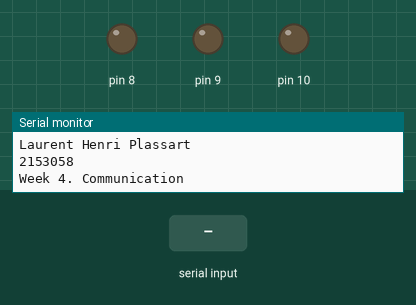
Recording of a sketch running on a simulated Arduino Uno, built with avr-gcc and run on an emulated ATmega328P. Parts: output pins drawn as LEDs (lit = HIGH), the last lines printed to the serial monitor. The inputs (shaded band) are chosen by the test bench. Pins used as bus, display or sensor lines are not drawn.

Above: at 1.2 s.
1.3 s: "90,45\n" received over Serial
At 1.4 s:
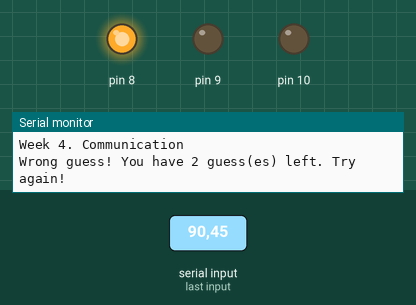
At 2.7 s:
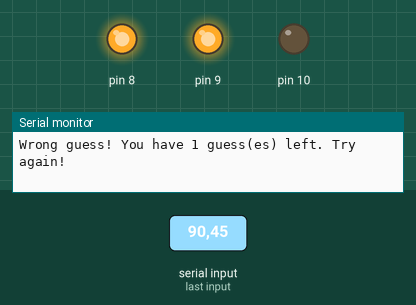
3.0 s: "30,150\n" received over Serial
At 5.7 s:
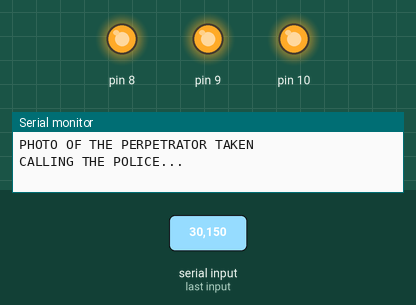
Timing chart, 0 to 7.2 s (numbered marks = the images above; inputs shaded):
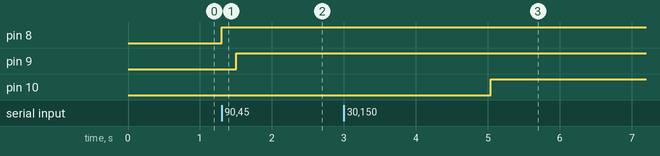

Measured:
- after the input at 1.3 s, pin 8: LOW → HIGH at once; pin 9: LOW → HIGH after 0.20 s
- after the input at 3.0 s, pin 10: LOW → HIGH after 2.0 s

The sketch:

Week4_Plassart.ino
```cpp
// Made by Laurent Henri Plassart, 2153058
// of ESE-1D-e for Microcontrollers 1
// as an Assignment for Week 4 S1,P1

// set secret number, amout of guess, and the tries
int secretNumber = 2153058;
int guessedNumber;
int guessAmount = 3;
int guessAmountLeft;
int tries;

void setup() {
  Serial.begin(9600);
  Serial.println("Laurent Henri Plassart");
  Serial.println("2153058");
  Serial.println("Week 4. Communication");

  pinMode(10, OUTPUT);
  pinMode(9, OUTPUT);
  pinMode(8, OUTPUT);
  pinMode(1, OUTPUT);

  // check if the user has guessed 3 times then set the amount of tries to 0
  guessAmountLeft = guessAmount;
  tries = 0;
}

void LED_lit_up(int tries) {
  if (tries == 0) {
    digitalWrite(8, LOW);
    digitalWrite(9, LOW);
    digitalWrite(10, LOW);    // user haven't guessed yet
  } else if (tries == 1) {
    digitalWrite(8, HIGH);
    digitalWrite(1, HIGH);
    delay(200);
    digitalWrite(1, LOW);
    digitalWrite(9, LOW);
    digitalWrite(10, LOW); // first guess wrong 1 LED lit up
  } else if (tries == 2) {
    digitalWrite(8, HIGH);
    digitalWrite(9, HIGH);
    digitalWrite(1, HIGH);
    delay(200);
    digitalWrite(1, LOW); // 2nd guess wrong 2 LEDs lit up
    digitalWrite(10, LOW);
  } else if (tries == 3) {
    digitalWrite(8, HIGH);
    digitalWrite(9, HIGH);
    digitalWrite(10, HIGH);
    digitalWrite(1, HIGH);
    delay(200);
    digitalWrite(1, LOW); // final guess wrong hence 3 LEDs lit up
  }
}

// comparing the guess to the secret number logic
void compareGuess() {
  if (guessedNumber == secretNumber) {
    Serial.println("Congrats! You've guessed the correct number.");
    tries = 0; // reset tries after correct guess
    LED_lit_up(0); // turn off all LEDs
  } else {
    tries++; // increment tries for wrong guess
    guessAmountLeft = guessAmount - tries; // update remaining guesses
    if (guessAmountLeft > 0) {
      Serial.print("Wrong guess! You have ");
      Serial.print(guessAmountLeft);
      Serial.println(" guess(es) left. Try again!");
      LED_lit_up(tries); // update LEDs for current try count
    } else {
      Serial.println("INVALID CODE: APPLICATION IS INDEFINITELY LOCKED");
      Serial.println("PHOTO OF THE PERPETRATOR TAKEN");
      Serial.println("CALLING THE POLICE...");
      delay(2000);
      Serial.println("AUTHORITIES ON THEIR WAY!");
      LED_lit_up(tries); // all LEDs lit after lockout
    }
  }
}

void loop() {
  if (Serial.available() > 0) { // check for input from serial monitor
    guessedNumber = Serial.parseInt(); // read user input as an integer
    if (guessedNumber != 0) {
      compareGuess(); // process valid guess
    } else {
      Serial.println("invalid input! please enter a valid number.");
      // handle invalid or non-numeric input
    }
  }
}
```
